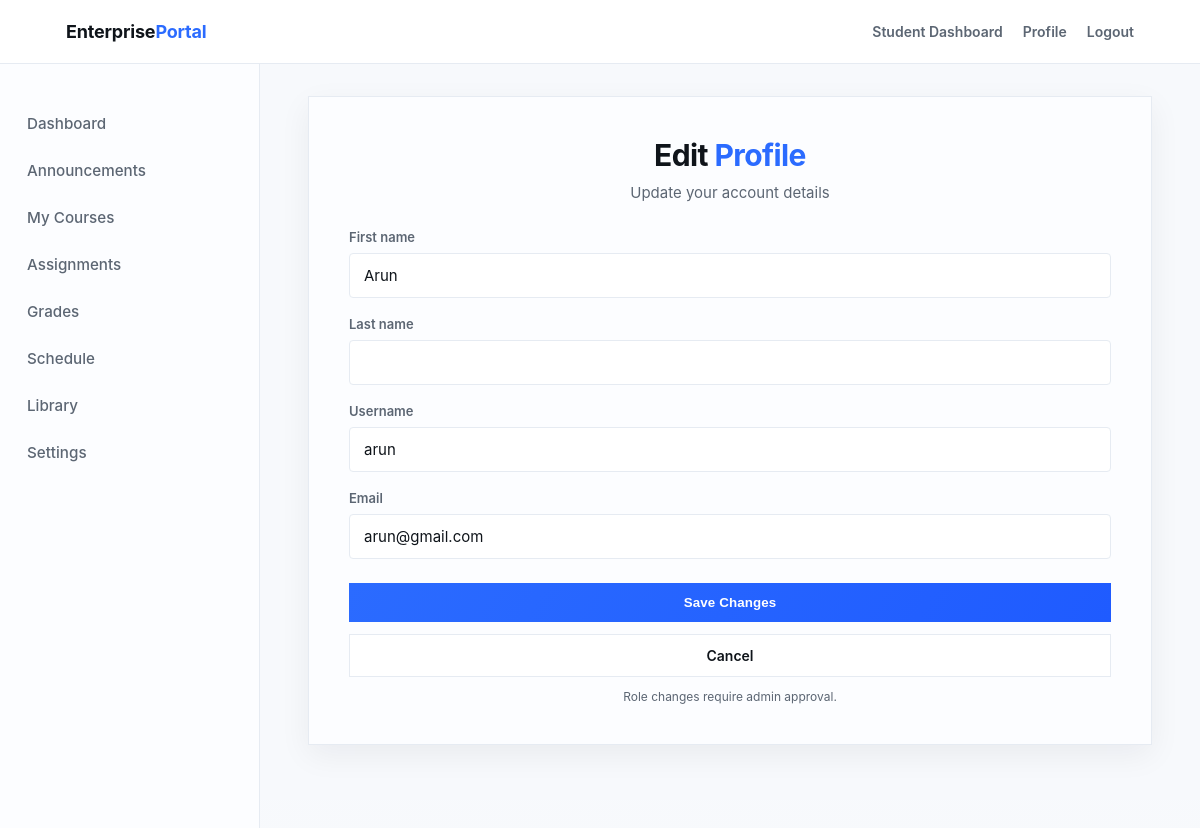
Page /accounts/profile/edit/ (signed in) on the committed database.
### accounts/models.py (models this page shows, shortened)
class User(AbstractUser):
    ROLE_STUDENT = "student"
    ROLE_FACULTY = "faculty"
    ROLE_HOD = "hod"
    ROLE_PRINCIPAL = "principal"
    ROLE_ADMIN = "admin"
    ROLE_CHOICES = [
        (ROLE_STUDENT, "Student"),
        (ROLE_FACULTY, "Faculty"),
        (ROLE_HOD, "HOD"),
        (ROLE_PRINCIPAL, "Principal"),
        (ROLE_ADMIN, "Admin"),
    ]
    role = models.CharField(max_length=20, choices=ROLE_CHOICES, default=ROLE_STUDENT)
    is_faculty = models.BooleanField(default=False)
    is_hod = models.BooleanField(default=False)
    is_principal = models.BooleanField(default=False)
    is_admin = models.BooleanField(default=False)
    is_approved = models.BooleanField(default=False)

### accounts/views.py (the view)
# urls.py: path("profile/edit/", views.profile_edit_view, name="profile_edit"),
@login_required
def profile_edit_view(request):
    if request.method == "POST":
        form = ProfileForm(request.POST, instance=request.user)
        if form.is_valid():
            form.save()
            return redirect(reverse("accounts:profile"))
    else:
        form = ProfileForm(instance=request.user)
    return render(request, "profile.html", {"form": form})

### accounts/forms.py
class ProfileForm(forms.ModelForm):
    class Meta:
        model = User
        fields = ("first_name", "last_name", "username", "email")

### templates/profile.html (shortened to what this page needs)
{% extends "base.html" %}
{% block content %}
<main class="container">
    <section class="card">
        <header class="brand">
            <h1>Edit <span>Profile</span></h1>
            <p>Update your account details</p>
        </header>
        <form method="post" autocomplete="on">
            <div class="field">
                <label for="id_first_name">First name</label>
                {{ form.first_name }}
            </div>
            <div class="field">
                <label for="id_last_name">Last name</label>
                {{ form.last_name }}
            </div>
            <div class="field">
                <label for="id_username">Username</label>
                {{ form.username }}
            </div>
            <div class="field">
                <label for="id_email">Email</label>
                {{ form.email }}
            </div>
            <div class="actions">
                <button class="primary-button" type="submit">Save Changes</button>
                <a class="btn btn-secondary" href="{% url 'accounts:profile' %}">Cancel</a>
                <span class="footer-note">Role changes require admin approval.</span>
            </div>
        </form>
    </section>
</main>
{% endblock %}

### static/css/style.css (style rules this page uses)
:root { --white: #ffffff; --near-white: #f7f9fc; --surface: #fcfdff; --text: #0f141a; --muted: #5c6673; --line: #e6ebf2; --accent: #2b6bff; --accent-strong: #1f5bff; --accent-soft: rgba(43, 107, 255, 0.12); --shadow: 0 10px 30px rgba(15, 20, 26, 0.06); --transition: 420ms cubic-bezier(0.22, 0.61, 0.36, 1); --radius: 0; --container: 1120px; --navbar-height: 64px; }
* { box-sizing: border-box; margin: 0; padding: 0; }
body { min-height: 100vh; font-family: -apple-system, BlinkMacSystemFont, "Segoe UI", Roboto, "Helvetica Neue", Arial, sans-serif; color: var(--text); background: radial-gradient(1200px 600px at 20% 0%, rgba(43, 107, 255, 0.08), transparent 60%), linear-gradient(180deg, var(--white), var(--near-white)); }
.container { width: 100%; max-width: var(--container); margin: 0 auto; padding: 0 16px; }
.btn { border: none; cursor: pointer; font-family: inherit; font-weight: 600; font-size: 14px; padding: 12px 20px; transition: all var(--transition); outline: none; display: inline-flex; align-items: center; justify-content: center; text-decoration: none; color: var(--text); border: 1px solid transparent; }
.btn-secondary { background: var(--white); border: 1px solid var(--line); color: var(--text); }
.card { background: var(--surface); border: 1px solid var(--line); box-shadow: var(--shadow); display: grid; gap: 24px; padding: 32px; }
.brand { display: grid; gap: 8px; text-align: center; }
.brand h1 { font-size: 30px; font-weight: 700; letter-spacing: -0.02em; }
.brand h1 span { color: var(--accent); }
.brand p { color: var(--muted); font-size: 15px; line-height: 1.6; }
form { display: grid; gap: 18px; }
.field { display: grid; gap: 8px; }
label { font-size: 13px; font-weight: 600; color: var(--muted); }
input, select, textarea { width: 100%; padding: 12px 14px; border: 1px solid var(--line); background: var(--white); font-size: 15px; color: var(--text); outline: none; transition: border-color var(--transition), box-shadow var(--transition); border-radius: 4px; font-family: inherit; }
.actions { display: grid; gap: 12px; margin-top: 6px; }
.primary-button { border: none; cursor: pointer; padding: 12px 16px; background: linear-gradient(120deg, var(--accent), var(--accent-strong)); color: var(--white); font-weight: 650; letter-spacing: 0.01em; transition: transform var(--transition), box-shadow var(--transition), background var(--transition); }
.footer-note { font-size: 12px; color: var(--muted); text-align: center; }
@media (min-width: 768px) { .card { padding: 40px; } }

### rows in the picture
User: first_name "Arun", username "arun", email "arun@gmail.com"
